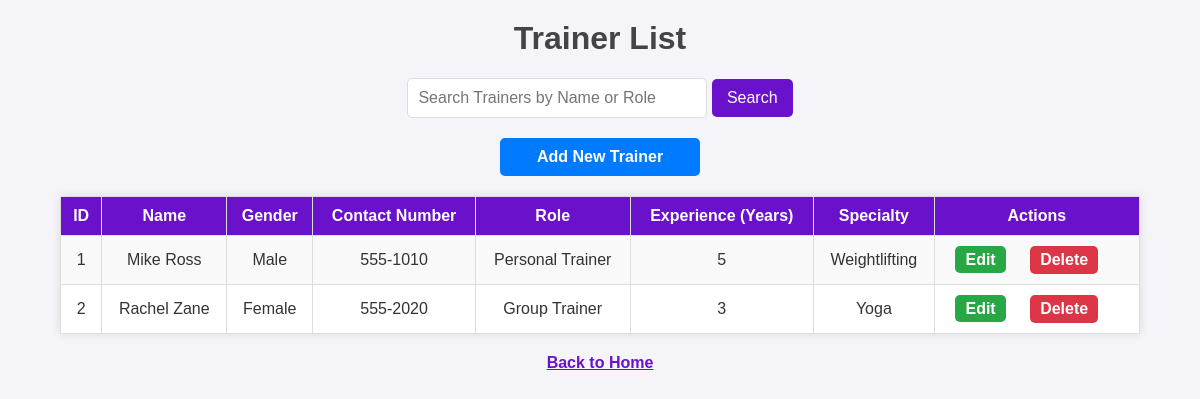
Page /view_trainers on the committed database.
### tables this page shows
CREATE TABLE Trainers (
        trainer_id INTEGER PRIMARY KEY,
        name TEXT NOT NULL,
        gender TEXT,
        contact_number TEXT,
        role TEXT,
        experience INTEGER,
        specialty TEXT
    );

### app.py (the view)
@app.route('/view_trainers')
def view_trainers():
    conn = sqlite3.connect('gym_management_system.db')
    conn.row_factory = sqlite3.Row
    cursor = conn.cursor()
    cursor.execute('SELECT * FROM Trainers')
    trainers = cursor.fetchall()
    conn.close()
    return render_template('view_trainers.html', trainers=trainers)

### templates/view_trainers.html (shortened to what this page needs)
<!DOCTYPE html>
<html lang="en">
<head>
</head>
<body>
    <h1>Trainer List</h1>
    <form method="GET" action="{{ url_for('search_trainers') }}">
        <input type="text" name="query" placeholder="Search Trainers by Name or Role" required>
        <button type="submit">Search</button>
    </form>
    <a href="{{ url_for('add_trainer') }}" class="add">Add New Trainer</a>
    <table>
        <tr>
            <th>ID</th>
            <th>Name</th>
            <th>Gender</th>
            <th>Contact Number</th>
            <th>Role</th>
            <th>Experience (Years)</th>
            <th>Specialty</th>
            <th>Actions</th>
        </tr>
        {% for trainer in trainers %}
        <tr>
            <td>{{ trainer['trainer_id'] }}</td>
            <td>{{ trainer['name'] }}</td>
            <td>{{ trainer['gender'] }}</td>
            <td>{{ trainer['contact_number'] }}</td>
            <td>{{ trainer['role'] }}</td>
            <td>{{ trainer['experience'] }}</td>
            <td>{{ trainer['specialty'] }}</td>
            <td>
                <a href="{{ url_for('edit_trainer', trainer_id=trainer['trainer_id']) }}" class="btn edit">Edit</a>
                <form action="{{ url_for('delete_trainer', trainer_id=trainer['trainer_id']) }}" method="POST" style="display:inline;">
                    <button type="submit" class="btn delete" onclick="return confirm('Are you sure you want to delete this trainer?');">Delete</button>
                </form>
            </td>
        </tr>
        {% endfor %}
    </table>
    <a href="{{ url_for('index') }}" class="back-home">Back to Home</a>
</body>
</html>

### templates/view_trainers.html (style rules this page uses)
body { font-family: Arial, sans-serif; margin: 0; padding: 0; background-color: #f4f4f9; color: #333; }
h1 { text-align: center; margin-top: 20px; color: #444; }
form { text-align: center; margin: 20px; }
input[type="text"] { padding: 10px; font-size: 16px; border: 1px solid #ddd; border-radius: 5px; width: 300px; box-sizing: border-box; }
button { padding: 10px 15px; background-color: #6a11cb; color: white; border: none; border-radius: 5px; cursor: pointer; font-size: 16px; }
.add { display: block; width: 200px; margin: 20px auto; text-align: center; background-color: #007bff; color: white; padding: 10px 0; border-radius: 5px; text-decoration: none; font-weight: bold; }
table { width: 90%; margin: 20px auto; border-collapse: collapse; background-color: #fff; box-shadow: 0 0 10px rgba(0, 0, 0, 0.1); }
th, td { padding: 10px; border: 1px solid #ddd; text-align: center; }
th { background-color: #6a11cb; color: white; }
tr:nth-child(even) { background-color: #f9f9f9; }
.btn { padding: 5px 10px; color: white; text-decoration: none; border-radius: 5px; font-weight: bold; }
.edit { background-color: #28a745; }
.delete { background-color: #dc3545; }
.back-home { display: block; text-align: center; margin: 20px; font-size: 16px; font-weight: bold; color: #6a11cb; }

### rows in the picture
Trainers: trainer_id "1", name "Mike Ross", gender "Male", contact_number "555-1010", role "Personal Trainer", experience "5", specialty "Weightlifting"
Trainers: trainer_id "2", name "Rachel Zane", gender "Female", contact_number "555-2020", role "Group Trainer", experience "3", specialty "Yoga"
